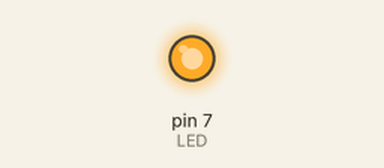
The sketch below on a simulated Arduino Uno, built with avr-gcc and run on an emulated ATmega328P. On the bench: output pins drawn as LEDs (lit = HIGH).

Above: at 1.0 s.
At 5.0 s:
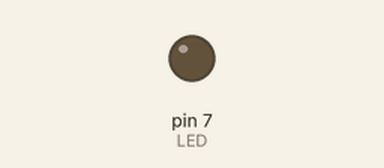
Timing chart, 0 to 10.4 s (numbered marks = the images above):
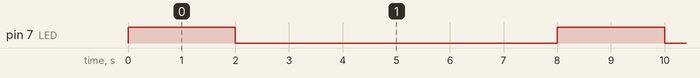

Measured:
- by itself, pin 7 (LED): alternates HIGH for 2.0 s and LOW for 6.0 s

The sketch:

Sheet1-Q1.ino
```cpp
#define LED 7

void setup() {
  pinMode(LED, OUTPUT);
}

void loop() {
digitalWrite(LED, HIGH);
delay(2000); //ON Time
digitalWrite(LED, LOW);
delay(6000); //OFF Time
}
```
